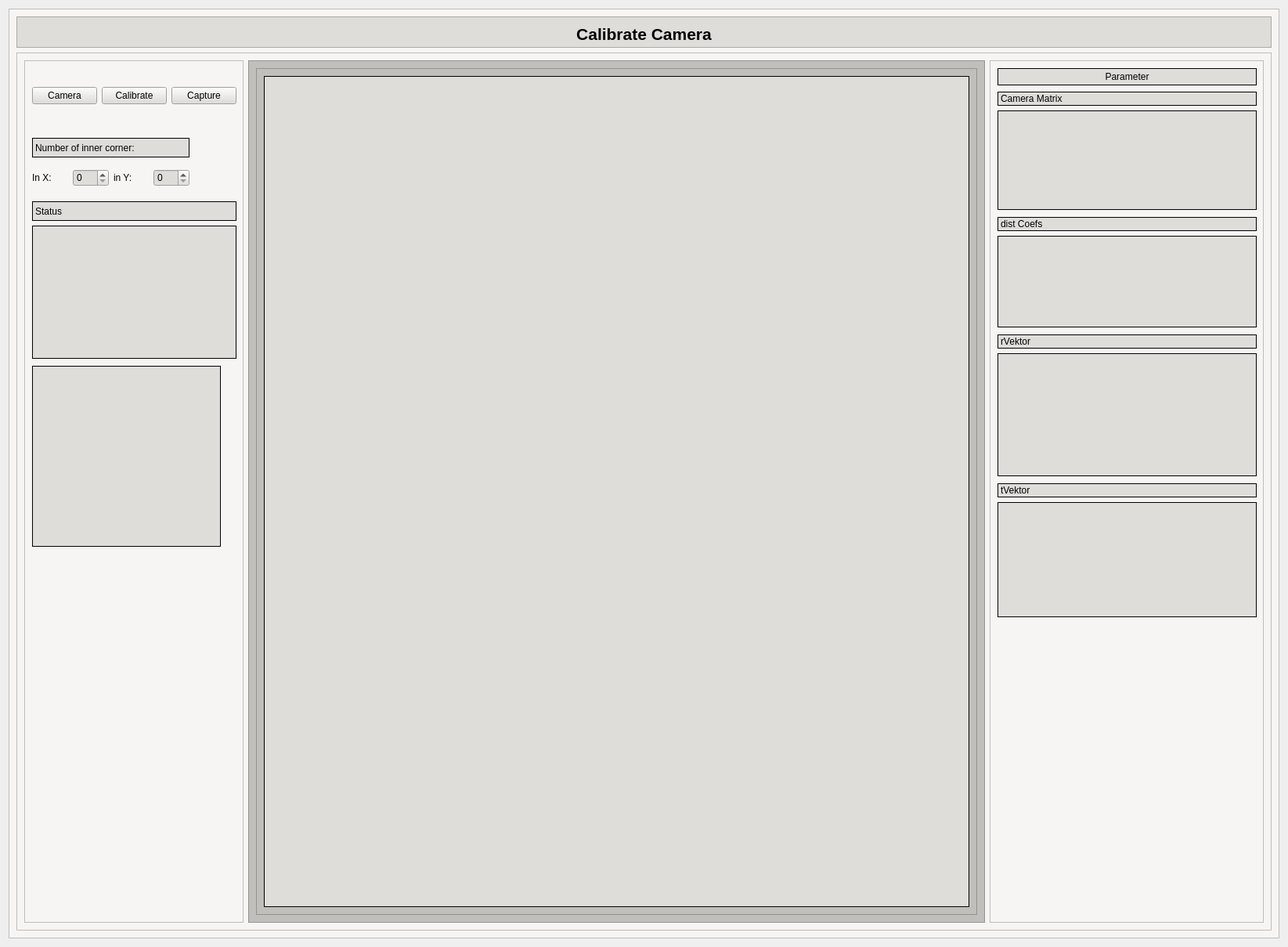
<?xml version="1.0" encoding="UTF-8"?>
<ui version="4.0">
 <class>Form</class>
 <widget class="QWidget" name="Form">
  <property name="geometry">
   <rect>
    <x>0</x>
    <y>0</y>
    <width>1645</width>
    <height>1209</height>
   </rect>
  </property>
  <property name="windowTitle">
   <string>Form</string>
  </property>
  <layout class="QVBoxLayout" name="verticalLayout">
   <item>
    <widget class="QFrame" name="frame">
     <property name="styleSheet">
      <string notr="true">background-color: rgb(246, 245, 244);</string>
     </property>
     <property name="frameShape">
      <enum>QFrame::StyledPanel</enum>
     </property>
     <property name="frameShadow">
      <enum>QFrame::Raised</enum>
     </property>
     <layout class="QVBoxLayout" name="verticalLayout_2">
      <item>
       <widget class="QFrame" name="frame_2">
        <property name="maximumSize">
         <size>
          <width>16777215</width>
          <height>40</height>
         </size>
        </property>
        <property name="styleSheet">
         <string notr="true">background-color: rgb(222, 221, 218);
</string>
        </property>
        <property name="frameShape">
         <enum>QFrame::StyledPanel</enum>
        </property>
        <property name="frameShadow">
         <enum>QFrame::Raised</enum>
        </property>
        <layout class="QHBoxLayout" name="horizontalLayout_6">
         <item>
          <widget class="QLabel" name="label_10">
           <property name="maximumSize">
            <size>
             <width>16777215</width>
             <height>22</height>
            </size>
           </property>
           <property name="styleSheet">
            <string notr="true">background-color: rgb(192, 191, 188);
background-color: rgb(222, 221, 218);
</string>
           </property>
           <property name="frameShape">
            <enum>QFrame::NoFrame</enum>
           </property>
           <property name="text">
            <string>&lt;html&gt;&lt;head/&gt;&lt;body&gt;&lt;p&gt;&lt;span style=&quot; font-size:16pt; font-weight:600;&quot;&gt;Calibrate Camera&lt;/span&gt;&lt;/p&gt;&lt;/body&gt;&lt;/html&gt;</string>
           </property>
           <property name="alignment">
            <set>Qt::AlignCenter</set>
           </property>
          </widget>
         </item>
        </layout>
       </widget>
      </item>
      <item>
       <widget class="QFrame" name="frame_3">
        <property name="styleSheet">
         <string notr="true">background-color: rgb(192, 191, 188);
background-color: rgb(246, 245, 244);</string>
        </property>
        <property name="frameShape">
         <enum>QFrame::StyledPanel</enum>
        </property>
        <property name="frameShadow">
         <enum>QFrame::Raised</enum>
        </property>
        <layout class="QHBoxLayout" name="horizontalLayout">
         <item>
          <widget class="QFrame" name="frame_4">
           <property name="maximumSize">
            <size>
             <width>280</width>
             <height>16777215</height>
            </size>
           </property>
           <property name="styleSheet">
            <string notr="true">background-color: rgb(192, 191, 188);
background-color: rgb(246, 245, 244);</string>
           </property>
           <property name="frameShape">
            <enum>QFrame::StyledPanel</enum>
           </property>
           <property name="frameShadow">
            <enum>QFrame::Raised</enum>
           </property>
           <widget class="QWidget" name="horizontalLayoutWidget">
            <property name="geometry">
             <rect>
              <x>10</x>
              <y>20</y>
              <width>261</width>
              <height>51</height>
             </rect>
            </property>
            <layout class="QHBoxLayout" name="horizontalLayout_3">
             <item>
              <widget class="QPushButton" name="camera">
               <property name="styleSheet">
                <string notr="true">background-color: rgb(222, 221, 218);</string>
               </property>
               <property name="text">
                <string>Camera</string>
               </property>
              </widget>
             </item>
             <item>
              <widget class="QPushButton" name="calibration">
               <property name="styleSheet">
                <string notr="true">background-color: rgb(222, 221, 218);</string>
               </property>
               <property name="text">
                <string>Calibrate</string>
               </property>
              </widget>
             </item>
             <item>
              <widget class="QPushButton" name="capture">
               <property name="styleSheet">
                <string notr="true">background-color: rgb(222, 221, 218);</string>
               </property>
               <property name="text">
                <string>Capture</string>
               </property>
              </widget>
             </item>
            </layout>
           </widget>
           <widget class="QWidget" name="verticalLayoutWidget_5">
            <property name="geometry">
             <rect>
              <x>10</x>
              <y>180</y>
              <width>261</width>
              <height>201</height>
             </rect>
            </property>
            <layout class="QVBoxLayout" name="verticalLayout_8">
             <item>
              <widget class="QLabel" name="label_5">
               <property name="maximumSize">
                <size>
                 <width>16777215</width>
                 <height>25</height>
                </size>
               </property>
               <property name="styleSheet">
                <string notr="true">background-color: rgb(222, 221, 218);</string>
               </property>
               <property name="frameShape">
                <enum>QFrame::Box</enum>
               </property>
               <property name="text">
                <string>Status</string>
               </property>
              </widget>
             </item>
             <item>
              <widget class="QLabel" name="status">
               <property name="styleSheet">
                <string notr="true">background-color: rgb(222, 221, 218);</string>
               </property>
               <property name="frameShape">
                <enum>QFrame::Box</enum>
               </property>
               <property name="text">
                <string/>
               </property>
              </widget>
             </item>
            </layout>
           </widget>
           <widget class="QWidget" name="verticalLayoutWidget_6">
            <property name="geometry">
             <rect>
              <x>10</x>
              <y>90</y>
              <width>201</width>
              <height>80</height>
             </rect>
            </property>
            <layout class="QVBoxLayout" name="verticalLayout_9">
             <item>
              <widget class="QLabel" name="label_7">
               <property name="maximumSize">
                <size>
                 <width>16777215</width>
                 <height>25</height>
                </size>
               </property>
               <property name="styleSheet">
                <string notr="true">background-color: rgb(222, 221, 218);</string>
               </property>
               <property name="frameShape">
                <enum>QFrame::Box</enum>
               </property>
               <property name="text">
                <string>Number of inner corner:</string>
               </property>
              </widget>
             </item>
             <item>
              <layout class="QHBoxLayout" name="horizontalLayout_4">
               <item>
                <widget class="QLabel" name="label_12">
                 <property name="styleSheet">
                  <string notr="true"/>
                 </property>
                 <property name="frameShape">
                  <enum>QFrame::NoFrame</enum>
                 </property>
                 <property name="text">
                  <string>In X:</string>
                 </property>
                </widget>
               </item>
               <item>
                <widget class="QSpinBox" name="spinBox_X">
                 <property name="styleSheet">
                  <string notr="true">background-color: rgb(222, 221, 218);</string>
                 </property>
                </widget>
               </item>
               <item>
                <widget class="QLabel" name="label_13">
                 <property name="frameShape">
                  <enum>QFrame::NoFrame</enum>
                 </property>
                 <property name="text">
                  <string>in Y:</string>
                 </property>
                </widget>
               </item>
               <item>
                <widget class="QSpinBox" name="spinBox_Y">
                 <property name="styleSheet">
                  <string notr="true">background-color: rgb(222, 221, 218);</string>
                 </property>
                </widget>
               </item>
              </layout>
             </item>
            </layout>
           </widget>
           <widget class="QLabel" name="label_3">
            <property name="geometry">
             <rect>
              <x>10</x>
              <y>390</y>
              <width>241</width>
              <height>231</height>
             </rect>
            </property>
            <property name="styleSheet">
             <string notr="true">background-color: rgb(222, 221, 218);</string>
            </property>
            <property name="frameShape">
             <enum>QFrame::Box</enum>
            </property>
            <property name="text">
             <string/>
            </property>
           </widget>
          </widget>
         </item>
         <item>
          <widget class="QFrame" name="frame_5">
           <property name="styleSheet">
            <string notr="true">background-color: rgb(192, 191, 188);</string>
           </property>
           <property name="frameShape">
            <enum>QFrame::StyledPanel</enum>
           </property>
           <property name="frameShadow">
            <enum>QFrame::Raised</enum>
           </property>
           <layout class="QVBoxLayout" name="verticalLayout_7">
            <item>
             <widget class="QFrame" name="frame_7">
              <property name="styleSheet">
               <string notr="true">background-color: rgb(192, 191, 188);</string>
              </property>
              <property name="frameShape">
               <enum>QFrame::StyledPanel</enum>
              </property>
              <property name="frameShadow">
               <enum>QFrame::Raised</enum>
              </property>
              <layout class="QHBoxLayout" name="horizontalLayout_2">
               <item>
                <widget class="QLabel" name="cam">
                 <property name="styleSheet">
                  <string notr="true">background-color: rgb(222, 221, 218);</string>
                 </property>
                 <property name="frameShape">
                  <enum>QFrame::Box</enum>
                 </property>
                 <property name="text">
                  <string/>
                 </property>
                </widget>
               </item>
              </layout>
             </widget>
            </item>
           </layout>
          </widget>
         </item>
         <item>
          <widget class="QFrame" name="frame_8">
           <property name="maximumSize">
            <size>
             <width>350</width>
             <height>16777215</height>
            </size>
           </property>
           <property name="styleSheet">
            <string notr="true">background-color: rgb(192, 191, 188);
background-color: rgb(246, 245, 244);</string>
           </property>
           <property name="frameShape">
            <enum>QFrame::StyledPanel</enum>
           </property>
           <property name="frameShadow">
            <enum>QFrame::Raised</enum>
           </property>
           <widget class="QLabel" name="label">
            <property name="geometry">
             <rect>
              <x>10</x>
              <y>10</y>
              <width>331</width>
              <height>22</height>
             </rect>
            </property>
            <property name="styleSheet">
             <string notr="true">background-color: rgb(222, 221, 218);</string>
            </property>
            <property name="frameShape">
             <enum>QFrame::Box</enum>
            </property>
            <property name="text">
             <string>Parameter</string>
            </property>
            <property name="alignment">
             <set>Qt::AlignCenter</set>
            </property>
           </widget>
           <widget class="QWidget" name="verticalLayoutWidget">
            <property name="geometry">
             <rect>
              <x>10</x>
              <y>40</y>
              <width>331</width>
              <height>151</height>
             </rect>
            </property>
            <layout class="QVBoxLayout" name="verticalLayout_3">
             <item>
              <widget class="QLabel" name="label_2">
               <property name="maximumSize">
                <size>
                 <width>16777215</width>
                 <height>18</height>
                </size>
               </property>
               <property name="styleSheet">
                <string notr="true">background-color: rgb(222, 221, 218);</string>
               </property>
               <property name="frameShape">
                <enum>QFrame::Box</enum>
               </property>
               <property name="text">
                <string>Camera Matrix</string>
               </property>
              </widget>
             </item>
             <item>
              <widget class="QLabel" name="label_camMatrix">
               <property name="styleSheet">
                <string notr="true">background-color: rgb(222, 221, 218);</string>
               </property>
               <property name="frameShape">
                <enum>QFrame::Box</enum>
               </property>
               <property name="text">
                <string/>
               </property>
              </widget>
             </item>
            </layout>
           </widget>
           <widget class="QWidget" name="verticalLayoutWidget_2">
            <property name="geometry">
             <rect>
              <x>10</x>
              <y>200</y>
              <width>331</width>
              <height>141</height>
             </rect>
            </property>
            <layout class="QVBoxLayout" name="verticalLayout_4">
             <item>
              <widget class="QLabel" name="label_4">
               <property name="maximumSize">
                <size>
                 <width>16777215</width>
                 <height>18</height>
                </size>
               </property>
               <property name="styleSheet">
                <string notr="true">background-color: rgb(222, 221, 218);</string>
               </property>
               <property name="frameShape">
                <enum>QFrame::Box</enum>
               </property>
               <property name="text">
                <string>dist Coefs</string>
               </property>
              </widget>
             </item>
             <item>
              <widget class="QLabel" name="label_distCof">
               <property name="styleSheet">
                <string notr="true">background-color: rgb(222, 221, 218);</string>
               </property>
               <property name="frameShape">
                <enum>QFrame::Box</enum>
               </property>
               <property name="text">
                <string/>
               </property>
              </widget>
             </item>
            </layout>
           </widget>
           <widget class="QWidget" name="verticalLayoutWidget_3">
            <property name="geometry">
             <rect>
              <x>10</x>
              <y>350</y>
              <width>331</width>
              <height>181</height>
             </rect>
            </property>
            <layout class="QVBoxLayout" name="verticalLayout_5">
             <item>
              <widget class="QLabel" name="label_6">
               <property name="maximumSize">
                <size>
                 <width>16777215</width>
                 <height>18</height>
                </size>
               </property>
               <property name="styleSheet">
                <string notr="true">background-color: rgb(222, 221, 218);</string>
               </property>
               <property name="frameShape">
                <enum>QFrame::Box</enum>
               </property>
               <property name="text">
                <string>rVektor</string>
               </property>
              </widget>
             </item>
             <item>
              <widget class="QLabel" name="label_rVector">
               <property name="styleSheet">
                <string notr="true">background-color: rgb(222, 221, 218);</string>
               </property>
               <property name="frameShape">
                <enum>QFrame::Box</enum>
               </property>
               <property name="text">
                <string/>
               </property>
              </widget>
             </item>
            </layout>
           </widget>
           <widget class="QWidget" name="verticalLayoutWidget_4">
            <property name="geometry">
             <rect>
              <x>10</x>
              <y>540</y>
              <width>331</width>
              <height>171</height>
             </rect>
            </property>
            <layout class="QVBoxLayout" name="verticalLayout_6">
             <item>
              <widget class="QLabel" name="label_8">
               <property name="maximumSize">
                <size>
                 <width>16777215</width>
                 <height>18</height>
                </size>
               </property>
               <property name="styleSheet">
                <string notr="true">background-color: rgb(222, 221, 218);</string>
               </property>
               <property name="frameShape">
                <enum>QFrame::Box</enum>
               </property>
               <property name="text">
                <string>tVektor</string>
               </property>
              </widget>
             </item>
             <item>
              <widget class="QLabel" name="label_tVector">
               <property name="styleSheet">
                <string notr="true">background-color: rgb(222, 221, 218);</string>
               </property>
               <property name="frameShape">
                <enum>QFrame::Box</enum>
               </property>
               <property name="text">
                <string/>
               </property>
              </widget>
             </item>
            </layout>
           </widget>
          </widget>
         </item>
        </layout>
       </widget>
      </item>
     </layout>
    </widget>
   </item>
  </layout>
 </widget>
 <resources/>
 <connections/>
</ui>
